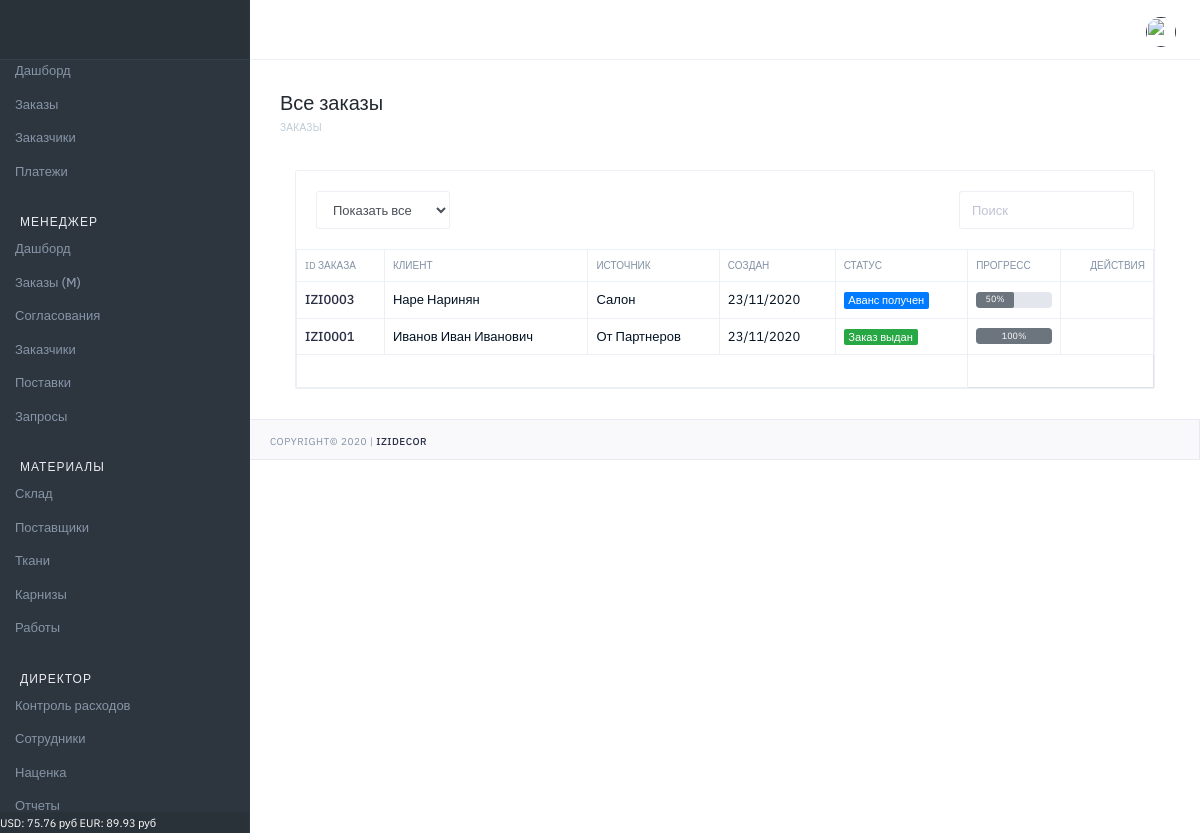
Screenshot of /manager/orders/ (signed in) with the database file from the repository.
### markup/models.py (models this page shows, shortened)
class MarkupCurrency(models.Model):
    name = models.CharField(verbose_name='Название', max_length=100)
    value = models.FloatField(verbose_name='Значение', default=0)

### orders/models.py (models this page shows, shortened)
class Order(models.Model):
    STATUS_V = (
        (0, 'Запланирован'),
        (1, 'КП подготовлено'),
        (2, 'КП утверждено'),
        (3, 'Договор подготовлен'),
        (4, 'Договор подписан'),
        (5, 'Аванс получен'),
        (6, 'Материалы заказаны'),
        (7, 'Материалы оплачены'),
        (8, 'Материалы отгружены'),
        (9, 'Работы заказаны'),
        (10, 'Заказ выдан'),
        (11, 'Архив'),
    )
    STATUS_CSS = (
        (0, 'secondary'),
        (1, 'secondary'),
        (2, 'secondary'),
        (3, 'info'),
        (4, 'info'),
        (5, 'primary'),
        (6, 'primary'),
        (7, 'primary'),
        (8, 'primary'),
        (9, 'primary'),
        (10, 'success'),
        (11, 'warning'),
    )
    STATUS_P = (
        (0, 0),
        (1, 10),
        (2, 20),
        (3, 30),
        (4, 40),
        (5, 50),
        (6, 60),
        (7, 70),
        (8, 80),
        (9, 90),
        (10, 100),
        (11, 0)
    )
    STATUS_V_T = (
        (0, 'Не заказаны'),
        (1, 'Заказаны'),
        (2, 'Оплачены'),
        (3, 'Отгружены'),
    )
    STATUS_V_D = (
        (0, 'Нет скидки'),
        (1, 'Не согласована'),
        (2, 'Согласована'),
        (3, 'Отказано'),
    )
    STATUS_V_D2 = (
        (0, 'Нет скидки'),
        (1, 'Ожидание согласования'),
        (2, 'Согласована'),
        (3, 'Отказано'),
        (4, 'Частичное согласование'),
    )
    number = models.CharField(verbose_name='Номер', max_length=100, blank=True, null=True, default=GetCountOrder)
    status = models.IntegerField(verbose_name='Статус', choices=STATUS_V, default=0)
    status_css = models.IntegerField(verbose_name='Статус', choices=STATUS_CSS, default=0)
    progress = models.IntegerField(verbose_name='Прогресс', choices=STATUS_P, default=0)
    textile_state = models.IntegerField(verbose_name='Состояние по текстилю', choices=STATUS_V_T, default=0)
    cornice_state = models.IntegerField(verbose_name='Состояние по карнизам', choices=STATUS_V_T, default=0)
    work_state = models.IntegerField(verbose_name='Состояние по работам', choices=STATUS_V_T, default=0)
    discount_status = models.IntegerField(verbose_name='Общий статус скидки', choices=STATUS_V_D2, default=0)
    discount_t = models.FloatField(verbose_name='Скидка к текстилю', max_length=100, blank=True, null=True, default=1)
    discount_t_s = models.IntegerField(verbose_name='Статус скидки', choices=STATUS_V_D, default=0)
    discount_c = models.FloatField(verbose_name='Скидка к карнизам', max_length=100, blank=True, null=True, default=1)
    discount_c_s = models.IntegerField(verbose_name='Статус скидки', choices=STATUS_V_D, default=0)
    discount_w = models.FloatField(verbose_name='Скидка к работам', max_length=100, blank=True, null=True, default=1)
    discount_w_s = models.IntegerField(verbose_name='Статус скидки', choices=STATUS_V_D, default=0)
    discount_view = models.IntegerField(verbose_name='Просмотр скидки', default=0)
    date_created = models.DateTimeField(verbose_name='Дата создания', auto_now_add=True, null=True)
    date_finished = models.DateField(verbose_name='Дата исполнения', blank=True, null=True)
    user = models.ForeignKey(User, on_delete=models.CASCADE, verbose_name='Пользователь', blank=True, null=True)
    user_view = models.IntegerField(verbose_name='Просмотр', default=0)

class Customer(models.Model):
    SOURCE_T = (
        (0, 'От Партнеров'),
        (1, 'Социальные сети'),
        (2, 'Маркетплейс'),
        (3, 'Телефон'),
        (4, 'Салон'),
    )
    order = models.ManyToManyField(Order, verbose_name='Заказ')
    name = models.CharField(verbose_name='ФИО', max_length=100)
    phone = models.CharField(verbose_name='Телефон', max_length=100, blank=True)
    email = models.CharField(verbose_name='email', max_length=100, blank=True)
    address = models.CharField(verbose_name='Адрес', max_length=300, blank=True)
    pass_series = models.CharField(verbose_name='Серия', max_length=10, blank=True)
    pass_number = models.CharField(verbose_name='Номер', max_length=10, blank=True)
    pass_date = models.CharField(verbose_name='Дата выдачи', max_length=10, blank=True)
    pass_issued = models.CharField(verbose_name='Выдан', max_length=300, blank=True)
    source_t = models.IntegerField(verbose_name='Источник', choices=SOURCE_T, default=0)
    user = models.ForeignKey(User, on_delete=models.CASCADE, verbose_name='Пользователь', blank=True, null=True)
    date_created = models.DateTimeField(verbose_name='Дата создания', auto_now_add=True, null=True)

### manager/views.py (the view)
# urls.py: path('orders/', M_OrderView, name="orders"),
@login_required(login_url='login')
def M_OrderView(request):
    qs = Order.objects.filter(status__gte=5, status__lte=10).order_by('-date_created')
    customer = Customer.objects.all()
    context = {
        'orders': qs,
        'customer': customer
    }
    return render(request, 'manager/orders_.html', context)

### main/template_tags/custom_tags.py (called while the page is built, shortened)
@register.filter(name='has_group')
def has_group(user, group_name):
    return user.groups.filter(name=group_name).exists()

@register.simple_tag()
def get_new_orders():
    result = Order.objects.filter(status__gte=5, user_view=0).count()
    return result

@register.simple_tag()
def get_discount():
    result = Order.objects.filter(status__lte=3, discount_status=1, discount_view=0).count()
    return result

@register.simple_tag()
def get_currency():
    usd = MarkupCurrency.objects.get(name='USD')
    eur = MarkupCurrency.objects.get(name='EUR')
    f = f'USD: {round(usd.value,2)} руб  EUR: {round(eur.value,2)} руб'
    return f

@register.simple_tag()
def get_finish_orders():
    result = Order.objects.filter(status=9).count()
    all_orders = Order.objects.filter(status=8)
    count_n = 0
    return result+count_n

### manager/templates/manager/orders_.html (shortened to what this page needs)
{% extends "main/base.html" %}
{% block title_h1 %}Все заказы{% endblock %}
{% block breadcrumb %}Заказы{% endblock %}
{% block body_content %}
                     <div class="col-md-12 col-lg-12">
                        <div class="card mg-b-30">
                           <div class="card-body pd-0">
                              <div class="row">
                                 <div class="mg-20 form-inline wd-100p">
                                    <div class="col-sm-6">
                                       <div class="form-group">
                                          <select id="foo-filter-status" class="form-control">
                                             <option value="">Показать все</option>
                                          </select>
                                       </div>
                                    </div>
                                    <div class="col-sm-6">
                                       <div class="form-group ft-right">
                                          <input id="foo-search" type="text" placeholder="Поиск" class="form-control" autocomplete="off">
                                       </div>
                                    </div>
                                 </div>
                              </div>
                              <table id="foo-filtering" class="table table-bordered table-hover toggle-circle" data-page-size="50">
                                  <thead class="tx-10 tx-uppercase">
                                     <tr>
                                        <th>ID заказа</th>
                                        <th>Клиент</th>
                                        <th>Источник</th>
                                        <th>Создан</th>
                                        <th>Статус</th>
                                         <th>Прогресс</th>
                                        <th class="tx-right">Действия</th>
                                     </tr>
                                  </thead>
                                 <tbody>
                                    {% for q in orders %}
                                        <tr class="odd gradeX">
                                            <td><a href="{% url 'manager:order_view' q.id %}">{{q.number}}
                                            </a></td>
                                            <td>
                                                {% for cus in customer %}
                                                    {% for ord in cus.order.all %}
                                                        {% if q.number == ord.number %}
                                                            {{cus.name}}
                                                        {% endif %}
                                                    {% endfor %}
                                                {% endfor %}
                                            </td>
                                            <td>
                                                {% for cus in customer %}
                                                    {% for ord in cus.order.all %}
                                                        {% if q.number == ord.number %}
                                                            {{cus.get_source_t_display}}
                                                        {% endif %}
                                                    {% endfor %}
                                                {% endfor %}
                                            </td>
                                            <td>{{q.date_created|date:'d/m/Y'}}</td>
                                            <td><span class="badge badge-{{q.get_status_css_display}}">{{q.get_status_display}}</span></td>
                                            <td>
                                                {% if q.get_progress_display %}
                                                    <div class="progress">
                                                        <div class="badge badge-secondary" role="progressbar" style="width: {{q.get_progress_display}}%" aria-valuenow="{{q.get_progress_display}}" aria-valuemin="0" aria-valuemax="100">{{q.get_progress_display}}%</div>
                                                    </div>
                                                {% endif %}
                                            </td>
                                            <td class="tx-right">
                                                <a href="{% url 'manager:order_view' q.id %}"  title="" data-toggle="tooltip" data-original-title="Заказать"></a>
                                                <a href="{% url 'manager:order_budget_view' q.id %}"  title="" data-toggle="tooltip" data-original-title="Бюджет"></a>
                                            </td>
                                        </tr>
                                    {% endfor %}
                                 </tbody>
                                 <tfoot>
                                    <tr>
                                       <td colspan="5">
                                       </td>
                                    </tr>
                                 </tfoot>
                              </table>
                           </div>
                        </div>
                     </div>
{% endblock %}

### main/templates/main/main_elements/footer.html
<div class="sidebar-footer">
   <span class="tx tx-11 tx-white">{% get_currency %}</span>
</div>

### rows the page displays
MarkupCurrency: value.value "USD: 75.76 руб EUR: 89.93 руб"
Order: number "IZI0003", date_created "23/11/2020", status "Аванс получен", progress "50"
Customer: name "Наре Наринян", source_t "Салон"
Order: number "IZI0001", date_created "23/11/2020", status "Заказ выдан", progress "100"
Customer: name "Иванов Иван Иванович", source_t "От Партнеров"
